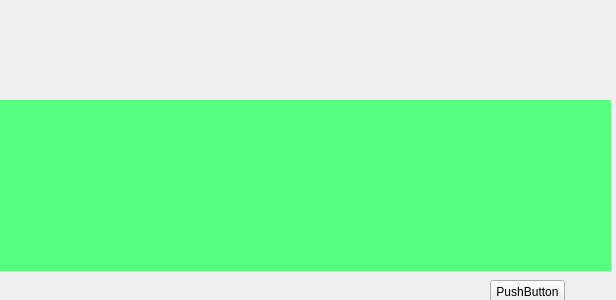
<?xml version="1.0" encoding="UTF-8"?>
<ui version="4.0">
 <class>MainWindow</class>
 <widget class="QMainWindow" name="MainWindow">
  <property name="geometry">
   <rect>
    <x>0</x>
    <y>0</y>
    <width>616</width>
    <height>300</height>
   </rect>
  </property>
  <property name="windowTitle">
   <string>MainWindow</string>
  </property>
  <widget class="QWidget" name="centralWidget">
   <widget class="QWidget" name="widget" native="true">
    <property name="geometry">
     <rect>
      <x>0</x>
      <y>100</y>
      <width>611</width>
      <height>171</height>
     </rect>
    </property>
    <property name="styleSheet">
     <string notr="true">background-color: rgb(85, 255, 127);</string>
    </property>
   </widget>
   <widget class="QPushButton" name="pushButton">
    <property name="geometry">
     <rect>
      <x>490</x>
      <y>280</y>
      <width>75</width>
      <height>23</height>
     </rect>
    </property>
    <property name="text">
     <string>PushButton</string>
    </property>
   </widget>
  </widget>
 </widget>
 <layoutdefault spacing="6" margin="11"/>
 <resources/>
 <connections/>
</ui>
